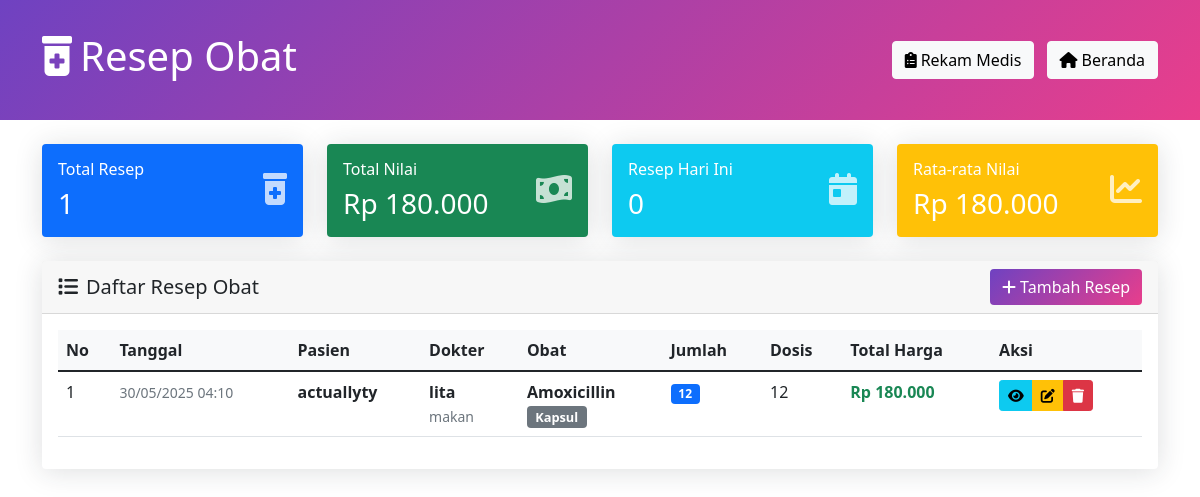
/modules/rekammedis/resep_obat.php, run on the app's committed database.
### tables this page shows
CREATE TABLE `resep_obat` (
  `ID_resep` int(11) NOT NULL,
  `ID_rkmmed` int(11) NOT NULL,
  `ID_obat` int(11) NOT NULL,
  `jumlah_obat` int(11) NOT NULL,
  `dosis` varchar(100) NOT NULL,
  `instruksi` text NOT NULL,
  `catatan` text DEFAULT NULL,
  `created_at` timestamp NOT NULL DEFAULT current_timestamp(),
  `tanggal_resep` datetime DEFAULT current_timestamp()
);

CREATE TABLE `dokter` (
  `ID_dokter` int(11) NOT NULL,
  `Username` varchar(50) NOT NULL,
  `Pengguna_role` varchar(20) DEFAULT NULL,
  `Spesialisasi` varchar(100) DEFAULT NULL,
  `Nomor_telepon` varchar(15) DEFAULT NULL
);

CREATE TABLE `obat` (
  `ID_obat` int(11) NOT NULL,
  `nama_obat` varchar(100) NOT NULL,
  `jenis_obat` varchar(50) NOT NULL,
  `harga_obat` decimal(10,2) NOT NULL,
  `stok_obat` int(11) NOT NULL,
  `deskripsi` text DEFAULT NULL,
  `tanggal_kadaluarsa` date DEFAULT NULL,
  `created_at` timestamp NOT NULL DEFAULT current_timestamp(),
  `updated_at` timestamp NOT NULL DEFAULT current_timestamp() ON UPDATE current_timestamp()
);

### modules/rekammedis/resep_obat.php (the view, shortened to what this page needs)
<?php
include_once 'koneksi.php';
$resep_obat = $pdo->query("
    SELECT ro.*,
           o.nama_obat, o.jenis_obat, o.harga_obat,
           rm.Tanggal, rm.Diagnosa,
           tl.username as nama_pasien,
           d.Username as nama_dokter, d.Spesialisasi
    FROM resep_obat ro
    LEFT JOIN obat o ON ro.ID_obat = o.ID_obat
    LEFT JOIN rekam_medis rm ON ro.ID_rkmmed = rm.ID_rkmmed
    LEFT JOIN tb_login tl ON rm.ID_user = tl.ID_user
    LEFT JOIN dokter d ON rm.ID_dokter = d.ID_dokter
    ORDER BY ro.created_at DESC
")->fetchAll();
$resep_totals = [];
foreach ($resep_obat as $resep) {
    $total = $resep['jumlah_obat'] * $resep['harga_obat'];
    $resep_totals[$resep['ID_resep']] = $total;
}
function formatRupiah($angka) {
    return "Rp " . number_format($angka, 0, ',', '.');
}
?>
<!DOCTYPE html>
<html lang="id">
<head>
    <link href="https://cdn.jsdelivr.net/npm/bootstrap@5.1.3/dist/css/bootstrap.min.css" rel="stylesheet">
    <link href="https://cdnjs.cloudflare.com/ajax/libs/font-awesome/6.0.0/css/all.min.css" rel="stylesheet">
</head>
<body>
    <div class="header-section">
        <div class="container">
            <div class="d-flex justify-content-between align-items-center">
                <h1><i class="fas fa-prescription-bottle-alt me-2"></i>Resep Obat</h1>
                <div>
                    <a href="rekam_medis.php" class="btn btn-light me-2">
                        <i class="fas fa-clipboard-list me-1"></i>Rekam Medis
                    </a>
                    <a href="index.php" class="btn btn-light">
                        <i class="fas fa-home me-1"></i>Beranda
                    </a>
                </div>
            </div>
        </div>
    </div>
    <div class="container mt-4">
        <div class="row mb-4">
            <div class="col-md-3">
                <div class="card bg-primary text-white">
                    <div class="card-body">
                        <div class="d-flex align-items-center">
                            <div class="flex-grow-1">
                                <h6 class="card-title">Total Resep</h6>
                                <h3 class="mb-0"><?php echo count($resep_obat); ?></h3>
                            </div>
                            <div class="flex-shrink-0">
                                <i class="fas fa-prescription-bottle-alt fa-2x opacity-75"></i>
                            </div>
                        </div>
                    </div>
                </div>
            </div>
            <div class="col-md-3">
                <div class="card bg-success text-white">
                    <div class="card-body">
                        <div class="d-flex align-items-center">
                            <div class="flex-grow-1">
                                <h6 class="card-title">Total Nilai</h6>
                                <h3 class="mb-0"><?php echo formatRupiah(array_sum($resep_totals)); ?></h3>
                            </div>
                            <div class="flex-shrink-0">
                                <i class="fas fa-money-bill-wave fa-2x opacity-75"></i>
                            </div>
                        </div>
                    </div>
                </div>
            </div>
            <div class="col-md-3">
                <div class="card bg-info text-white">
                    <div class="card-body">
                        <div class="d-flex align-items-center">
                            <div class="flex-grow-1">
                                <h6 class="card-title">Resep Hari Ini</h6>
                                <h3 class="mb-0">
                                    <?php
                                    $today_resep = array_filter($resep_obat, function($r) {
                                        return date('Y-m-d', strtotime($r['created_at'])) == date('Y-m-d');
                                    });
                                    echo count($today_resep);
                                    ?>
                                </h3>
                            </div>
                            <div class="flex-shrink-0">
                                <i class="fas fa-calendar-day fa-2x opacity-75"></i>
                            </div>
                        </div>
                    </div>
                </div>
            </div>
            <div class="col-md-3">
                <div class="card bg-warning text-white">
                    <div class="card-body">
                        <div class="d-flex align-items-center">
                            <div class="flex-grow-1">
                                <h6 class="card-title">Rata-rata Nilai</h6>
                                <h3 class="mb-0">
                                    <?php
                                    $avg = count($resep_totals) > 0 ? array_sum($resep_totals) / count($resep_totals) : 0;
                                    echo formatRupiah($avg);
                                    ?>
                                </h3>
                            </div>
                            <div class="flex-shrink-0">
                                <i class="fas fa-chart-line fa-2x opacity-75"></i>
                            </div>
                        </div>
                    </div>
                </div>
            </div>
        </div>
        <div class="card">
            <div class="card-header d-flex justify-content-between align-items-center">
                <h5 class="mb-0"><i class="fas fa-list me-2"></i>Daftar Resep Obat</h5>
                <a href="tambah_resep.php" class="btn btn-primary">
                    <i class="fas fa-plus me-1"></i>Tambah Resep
                </a>
            </div>
            <div class="card-body">
                <?php if (empty($resep_obat)): ?>
                    <div class="text-center py-5">
                        <i class="fas fa-prescription-bottle-alt fa-4x text-muted mb-3"></i>
                        <h5 class="text-muted">Belum ada resep obat</h5>
                        <p class="text-muted">Mulai dengan menambahkan resep obat pertama</p>
                        <a href="tambah_resep.php" class="btn btn-primary">
                            <i class="fas fa-plus me-1"></i>Tambah Resep
                        </a>
                    </div>
                <?php else: ?>
                    <div class="table-responsive">
                        <table class="table table-hover">
                            <thead>
                                <tr>
                                    <th>No</th>
                                    <th>Tanggal</th>
                                    <th>Pasien</th>
                                    <th>Dokter</th>
                                    <th>Obat</th>
                                    <th>Jumlah</th>
                                    <th>Dosis</th>
                                    <th>Total Harga</th>
                                    <th>Aksi</th>
                                </tr>
                            </thead>
                            <tbody>
                                <?php $no = 1; foreach ($resep_obat as $resep): ?>
                                    <tr class="resep-item">
                                        <td><?php echo $no++; ?></td>
                                        <td>
                                            <small class="text-muted">
                                                <?php echo date('d/m/Y H:i', strtotime($resep['created_at'])); ?>
                                            </small>
                                        </td>
                                        <td>
                                            <strong><?php echo htmlspecialchars($resep['nama_pasien']); ?></strong>
                                        </td>
                                        <td>
                                            <div>
                                                <strong><?php echo htmlspecialchars($resep['nama_dokter']); ?></strong>
                                                <br><small class="text-muted"><?php echo htmlspecialchars($resep['Spesialisasi']); ?></small>
                                            </div>
                                        </td>
                                        <td>
                                            <div>
                                                <strong><?php echo htmlspecialchars($resep['nama_obat']); ?></strong>
                                                <br><span class="badge bg-secondary badge-obat"><?php echo htmlspecialchars($resep['jenis_obat']); ?></span>
                                            </div>
                                        </td>
                                        <td>
                                            <span class="badge bg-primary"><?php echo $resep['jumlah_obat']; ?></span>
                                        </td>
                                        <td><?php echo htmlspecialchars($resep['dosis']); ?></td>
                                        <td>
                                            <strong class="text-success">
                                                <?php echo formatRupiah($resep_totals[$resep['ID_resep']]); ?>
                                            </strong>
                                        </td>
                                        <td>
                                            <div class="btn-group" role="group">
                                                <a href="detail_resep.php?id=<?php echo $resep['ID_resep']; ?>"
                                                   class="btn btn-sm btn-info" title="Detail">
                                                    <i class="fas fa-eye"></i>
                                                </a>
                                                <a href="edit_resep.php?id=<?php echo $resep['ID_resep']; ?>"
                                                   class="btn btn-sm btn-warning" title="Edit">
                                                    <i class="fas fa-edit"></i>
                                                </a>
                                                <button type="button" class="btn btn-sm btn-danger"
                                                        onclick="confirmDelete(<?php echo $resep['ID_resep']; ?>)" title="Hapus">
                                                    <i class="fas fa-trash"></i>
                                                </button>
                                            </div>
                                        </td>
                                    </tr>
                                <?php endforeach; ?>
                            </tbody>
                        </table>
                    </div>
                <?php endif; ?>
            </div>
        </div>
    </div>
</body>
</html>

### modules/rekammedis/resep_obat.php (style rules this page uses)
.header-section { background: linear-gradient(135deg, #6f42c1 0%, #e83e8c 100%); color: white; padding: 2rem 0; }
.card { box-shadow: 0 0.15rem 1.75rem 0 rgba(33, 40, 50, 0.15); border: none; }
.table th { background-color: #f8f9fa; font-weight: 600; }
.btn-primary { background: linear-gradient(135deg, #6f42c1 0%, #e83e8c 100%); border: none; }
.badge-obat { font-size: 0.8em; }
.resep-item { transition: all 0.3s ease; }

### data on the page
resep_obat: created_at "0", created_at "30/05/2025 04:10", tb_login.username "actuallyty", dokter.Username "lita", dokter.Spesialisasi "makan", ID_obat.nama_obat "Amoxicillin", ID_obat.jenis_obat "Kapsul", jumlah_obat "12", dosis "12", ID_resep "Rp 180.000"

### other printed values
count($resep_obat) "1"
formatRupiah(array_sum($resep_totals)) "Rp 180.000"
formatRupiah($avg) "Rp 180.000"
